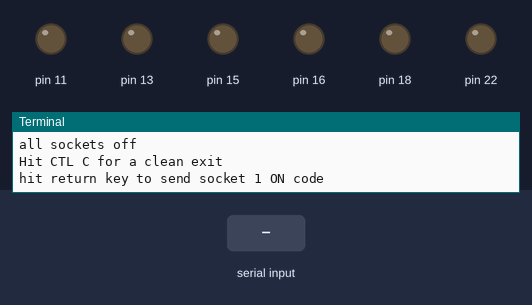
Bench run of a program on a simulated Raspberry Pi (header pin numbers). Parts: output pins drawn as LEDs (lit = HIGH), the last lines printed to the terminal. Inputs (shaded band) come from the test bench.

Above: at 1.2 s.
1.3 s: "1" typed at the terminal
At 2.8 s:
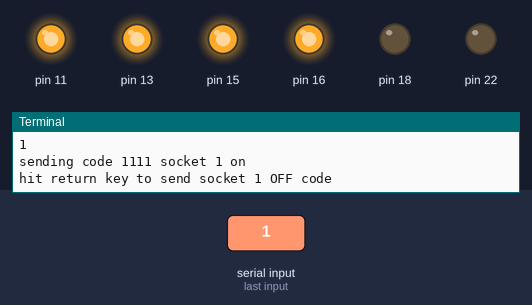
3.1 s: "0" typed at the terminal
At 4.4 s:
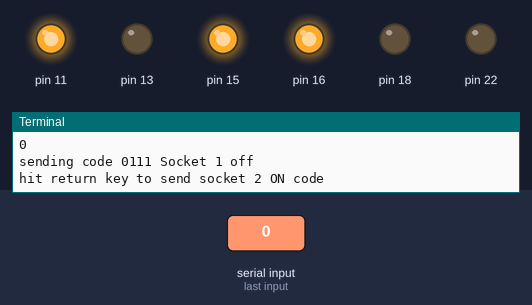
4.9 s: "2" typed at the terminal
At 5.7 s:
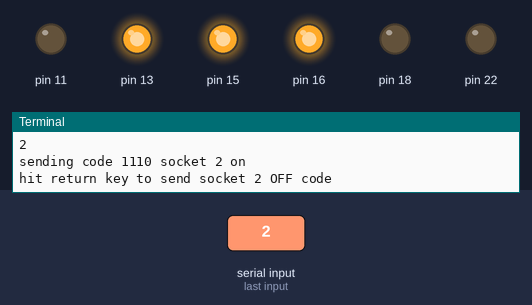
6.7 s: "1" typed at the terminal
At 8.2 s:
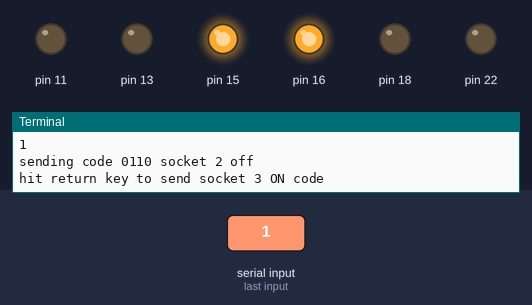
8.5 s: "0" typed at the terminal
At 9.7 s:
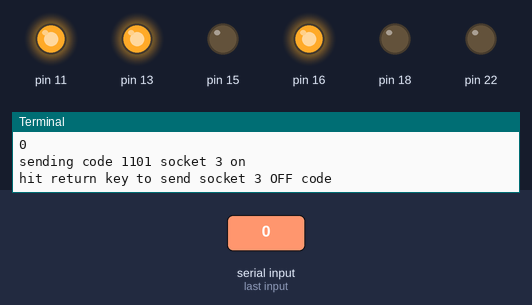
10.3 s: "2" typed at the terminal
At 11.0 s:
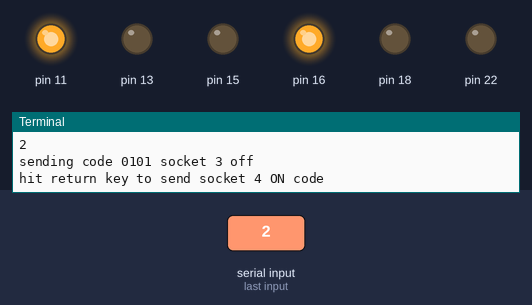
Timing chart, 0 to 13.1 s (numbered marks = the images above; inputs shaded):
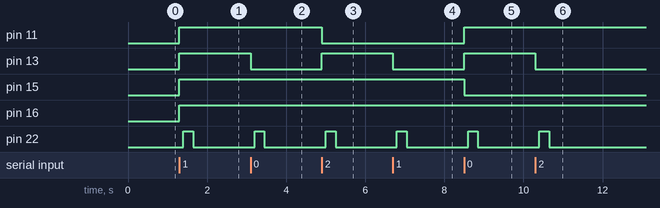

Measured:
- after the input at 1.3 s, pin 11, pin 13, pin 15, pin 16: LOW → HIGH at once; pin 22: LOW → HIGH after 0.10 s, → LOW 0.25 s later
- after the input at 3.1 s, pin 13: HIGH → LOW at once; pin 22: LOW → HIGH after 0.10 s, → LOW 0.25 s later
- after the input at 4.9 s, pin 11: HIGH → LOW at once; pin 13: LOW → HIGH at once; pin 22: LOW → HIGH after 0.10 s, → LOW 0.25 s later
- after the input at 6.7 s, pin 13: HIGH → LOW at once; pin 22: LOW → HIGH after 0.10 s, → LOW 0.25 s later
- after the input at 8.5 s, pin 11, pin 13: LOW → HIGH at once; pin 15: HIGH → LOW at once; pin 22: LOW → HIGH after 0.10 s, → LOW 0.25 s later
- after the input at 10.3 s, pin 13: HIGH → LOW at once; pin 22: LOW → HIGH after 0.10 s, → LOW 0.25 s later

The program:

ENER002-2PI.py
```python
#import the required modules
import RPi.GPIO as GPIO
import time

# set the pins numbering mode
GPIO.setmode(GPIO.BOARD)

# Select the GPIO pins used for the encoder K0-K3 data inputs
GPIO.setup(11, GPIO.OUT)
GPIO.setup(15, GPIO.OUT)
GPIO.setup(16, GPIO.OUT)
GPIO.setup(13, GPIO.OUT)

# Select the signal to select ASK/FSK
GPIO.setup(18, GPIO.OUT)

# Select the signal used to enable/disable the modulator
GPIO.setup(22, GPIO.OUT)

# Disable the modulator by setting CE pin lo
GPIO.output (22, False)

# Set the modulator to ASK for On Off Keying
# by setting MODSEL pin lo
GPIO.output (18, False)

# Initialise K0-K3 inputs of the encoder to 0000
GPIO.output(11, False)
GPIO.output(15, False)
GPIO.output(16, False)
GPIO.output(13, False)

# The On/Off code pairs correspond to the hand controller codes.
# True = '1', False ='0'

print "OUT OF THE BOX: Plug the Pi Transmitter board into the Raspberry Pi"
print "GPIO pin-header ensuring correct polarity and pin alignment."
print ""
print "The sockets will need to be inserted into separate mains wall sockets."
print "with a physical separation of at least 2 metres to ensure they don't"
print "interfere with each other. Do not put into a single extension lead."
print ""
print "For proper set up the sockets should be in their factory state with"
print "the red led flashing at 1 second intervals. If this is not the case for"
print "either socket, press and hold the green button on the front of the unit"
print "for 5 seconds or more until the red light flashes slowly."
print ""
print "A socket in learning mode will be listening for a control code to be"
print "sent from a transmitter. A socket can pair with up to 2 transmitters"
print "and will accept the following code pairs"
print ""
print "0011 and 1011 all sockets ON and OFF"
print "1111 and 0111 socket 1 ON and OFF"
print "1110 and 0110 socket 2 ON and OFF"
print "1101 and 0101 socket 3 ON and OFF"
print "1100 and 0100 socket 4 ON and OFF"
print ""
print "A socket in learning mode should accept the first code it receives"
print "If you wish the sockets to react to different codes, plug in and"
print "program first one socket then the other using this program."
print ""
print "When the code is accepted you will see the red lamp on the socket"
print "flash quickly then extinguish"
print ""
print "The program will now loop around sending codes as follows when you"
print "hit a key:"
print "socket 1 on"
print "socket 1 off"
print "socket 2 on"
print "socket 2 off"
print "socket 3 on"
print "socket 3 off"
print "socket 4 on"
print "socket 4 off"
print "all sockets on"
print "all sockets off"
print "Hit CTL C for a clean exit"
try:
	# We will just loop round switching the units on and off
	while True:
		raw_input('hit return key to send socket 1 ON code')
		# Set K0-K3
		print "sending code 1111 socket 1 on"
		GPIO.output(11, True)
		GPIO.output(15, True)
		GPIO.output(16, True)
		GPIO.output(13, True)
		# let it settle, encoder requires this
		time.sleep(0.1)
		# Enable the modulator
		GPIO.output(22, True)
		# keep enabled for a period
		time.sleep(0.25)
		# Disable the modulator
		GPIO.output(22, False)

		raw_input('hit return key to send socket 1 OFF code')
		# Set K0-K3
		print "sending code 0111 Socket 1 off"
		GPIO.output(11, True)
		GPIO.output(15, True)
		GPIO.output(16, True)
		GPIO.output(13, False)
		# let it settle, encoder requires this
		time.sleep(0.1)
		# Enable the modulator
		GPIO.output(22, True)
		# keep enabled for a period
		time.sleep(0.25)
		# Disable the modulator
		GPIO.output(22, False)

		raw_input('hit return key to send socket 2 ON code')
		# Set K0-K3
		print "sending code 1110 socket 2 on"
		GPIO.output(11, False)
		GPIO.output(15, True)
		GPIO.output(16, True)
		GPIO.output(13, True)
		# let it settle, encoder requires this
		time.sleep(0.1)
		# Enable the modulator
		GPIO.output(22, True)
		# keep enabled for a period
		time.sleep(0.25)
		# Disable the modulator
		GPIO.output(22, False)

		raw_input('hit return key to send socket 2 OFF code')
		# Set K0-K3
		print "sending code 0110 socket 2 off"
		GPIO.output(11, False)
		GPIO.output (15, True)
		GPIO.output (16, True)
		GPIO.output (13, False)
		# let it settle, encoder requires this
		time.sleep(0.1)
		# Enable the modulator
		GPIO.output (22, True)
		# keep enabled for a period
		time.sleep(0.25)
		# Disable the modulator
		GPIO.output (22, False)

		raw_input('hit return key to send socket 3 ON code')
		# Set K0-K3
		print "sending code 1101 socket 3 on"
		GPIO.output (11, True)
		GPIO.output (15, False)
		GPIO.output (16, True)
		GPIO.output (13, True)
		# let it settle, encoder requires this
		time.sleep(0.1)
		# Enable the modulator
		GPIO.output (22, True)
		# keep enabled for a period
		time.sleep(0.25)
		# Disable the modulator
		GPIO.output (22, False)

		raw_input('hit return key to send socket 3 OFF code')
		# Set K0-K3
		print "sending code 0101 socket 3 off"
		GPIO.output (11, True)
		GPIO.output (15, False)
		GPIO.output (16, True)
		GPIO.output (13, False)
		# let it settle, encoder requires this
		time.sleep(0.1)
		# Enable the modulator
		GPIO.output (22, True)
		# keep enabled for a period
		time.sleep(0.25)
		# Disable the modulator
		GPIO.output (22, False)

		raw_input('hit return key to send socket 4 ON code')
		# Set K0-K3
		print "sending code 1100 socket 4 on"
		GPIO.output (11, False)
		GPIO.output (15, False)
		GPIO.output (16, True)
		GPIO.output (13, True)
		# let it settle, encoder requires this
		time.sleep(0.1)
		# Enable the modulator
		GPIO.output (22, True)
		# keep enabled for a period
		time.sleep(0.25)
		# Disable the modulator
		GPIO.output (22, False)

		raw_input('hit return key to send socket 4 OFF code')
		# Set K0-K3
		print "sending code 0100 socket 4 off"
		GPIO.output (11, False)
		GPIO.output (15, False)
		GPIO.output (16, True)
		GPIO.output (13, False)
		# let it settle, encoder requires this
		time.sleep(0.1)
		# Enable the modulator
		GPIO.output (22, True)
		# keep enabled for a period
		time.sleep(0.25)
		# Disable the modulator
		GPIO.output (22, False)


		raw_input('hit return key to send ALL ON code')
		# Set K0-K3
		print "sending code 1011 ALL on"
		GPIO.output (11, True)
		GPIO.output (15, True)
		GPIO.output (16, False)
		GPIO.output (13, True)
		# let it settle, encoder requires this
		time.sleep(0.1)
		# Enable the modulator
		GPIO.output (22, True)
		# keep enabled for a period
		time.sleep(0.25)
		# Disable the modulator
		GPIO.output (22, False)

		raw_input('hit return key to send ALL OFF code')
		# Set K0-K3
		print "sending code 0011 All off"
		GPIO.output (11, True)
		GPIO.output (15, True)
		GPIO.output (16, False)
		GPIO.output (13, False)
		# let it settle, encoder requires this
		time.sleep(0.1)
		# Enable the modulator
		GPIO.output (22, True)
		# keep enabled for a period
		time.sleep(0.25)
		# Disable the modulator
		GPIO.output (22, False)

# Clean up the GPIOs for next time
except KeyboardInterrupt:
	GPIO.cleanup()
```
